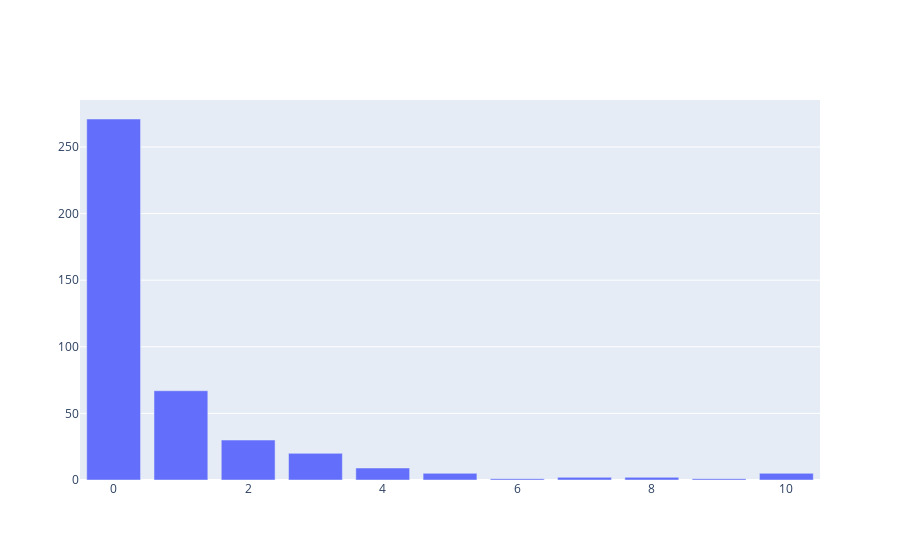

The code cell stored with this chart in its notebook:
### Markdown cell above
## Single Bar

### Code cell
fig = go.Figure(
    data=[go.Bar(name='1-week counts', x=coronovirus['values'], y=coronovirus['actual'])]
)

fig.update_layout()
fig.show()

### Figure 1 — Plotly figure (JSON) as saved in the notebook; plotly's stock layout.template omitted (floating-point values rounded to 4 significant figures)
{"data": [{"name": "1-week counts", "type": "bar", "x": [0, 1, 2, 3, 4, 5, 6, 7, 8, 9, 10], "y": [271, 67, 30, 20, 9, 5, 1, 2, 2, 1, 5]}], "layout": {"autosize": true, "xaxis": {"autorange": true, "range": [-0.5, 10.5], "type": "linear"}, "yaxis": {"autorange": true, "range": [0, 285.3], "type": "linear"}}}
